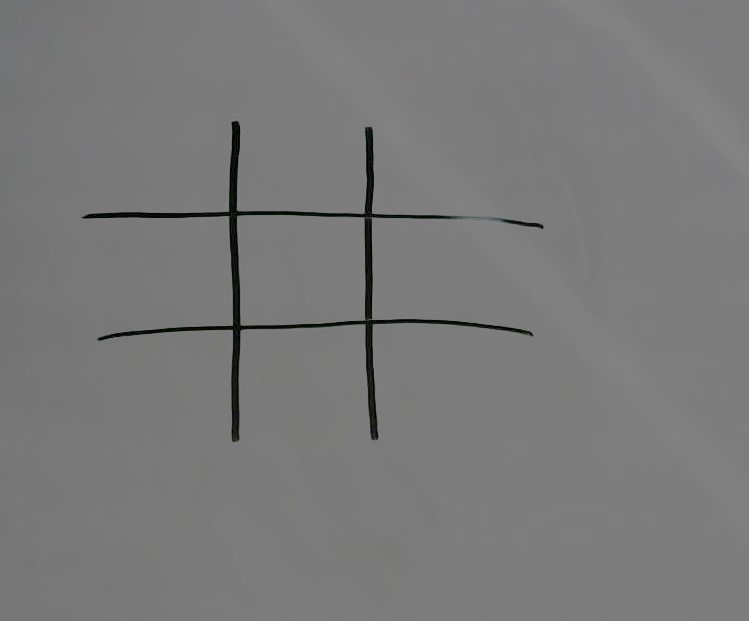
#> input picture images/board1-crop.jpg, 749 x 621 px, given in place of the camera
$ python control_arm.py
#> lines starting #> are read from the running program, lines starting #| are printed output that depends on the picture; after the words box and inside, x2 and y2 are one past the last pixel; in counts of white or black regions, pixels touching at a corner belong together; long printed decimals are rounded
### grid.py
import cv2
import numpy as np

# cap = cv2.VideoCapture('./images/testVid3.mp4')
# cap = cv2.VideoCapture(0)

def canny_edge_detection(frame, shapeframe):
  # Convert the frame to grayscale for edge detection
  gray = cv2.cvtColor(frame, cv2.COLOR_BGR2GRAY)
  # Apply Gaussian blur to reduce noise and smoothen edges
  blurred = cv2.GaussianBlur(src=gray, ksize=(9, 9), sigmaX=0.5)

  # Perform Canny edge detection
  edges = cv2.Canny(blurred, 70, 135)

  # # Turn into thresholded binary
  ret, thresh = cv2.threshold(blurred,125,255, 0)

  # #find and draw contours. RETR_EXTERNAL retrieves only the extreme outer contours
  board, hierarchy = cv2.findContours(thresh, cv2.RETR_EXTERNAL, cv2.CHAIN_APPROX_SIMPLE)
  contours, hierarchy = cv2.findContours(thresh, cv2.RETR_TREE, cv2.CHAIN_APPROX_SIMPLE)

  # Draw outer contours (corners of the board)
  cv2.drawContours(shapeframe, board, -1, (0,255,0), 3)
  cv2.drawContours(shapeframe, contours, -1, (255,0,0), 3)

  return edges, contours


# [4 lines left out: function get_approx_poly, not called in this run]


def detect_board(frame):
  img = frame
  # convert to grayscale
  gray = cv2.cvtColor(img, cv2.COLOR_BGR2GRAY)

  # threshold
  thresh = cv2.threshold(gray, 20, 255, cv2.THRESH_BINARY)[1]

    # apply morphology
  kernel = np.ones((7, 7), np.uint8)
  morph = cv2.morphologyEx(thresh, cv2.MORPH_CLOSE, kernel)
  kernel = np.ones((9, 9), np.uint8)
  morph = cv2.morphologyEx(morph, cv2.MORPH_ERODE, kernel)

  # get largest contour
  contours = cv2.findContours(morph, cv2.RETR_EXTERNAL, cv2.CHAIN_APPROX_NONE)
  contours = contours[0] if len(contours) == 2 else contours[1]
  area_thresh = 0
  for c in contours:
    area = cv2.contourArea(c)
    if area > area_thresh:
      area_thresh = area
      big_contour = c

  # get bounding box
  x, y, w, h = cv2.boundingRect(big_contour)

  # draw filled contour on black background
  mask = np.zeros_like(gray)
  mask = cv2.merge([mask, mask, mask])
  cv2.drawContours(mask, [big_contour], -1, (255, 255, 255), cv2.FILLED)

  # apply mask to input
  result1 = img.copy()
  result1 = cv2.bitwise_and(result1, mask)

  # crop result
  result2 = result1[y:y + h, x:x + w]

  return result2


def findCenterRectangle(contours):
  rects = []
  for contour in contours:
    epsilon = 0.04 * cv2.arcLength(contour, True)
    approx = cv2.approxPolyDP(contour, epsilon, True)
    vertices = len(approx)
    if vertices == 4:
      (x, y, w, h) = cv2.boundingRect(approx)
      rects.append([x, y, w, h])

  rects.sort(key=lambda r: r[2] * r[3])
  print (len(rects))
  return rects[-2]


'''
Determine which tic-tac-toe space an (x, y) coordinate is located in.
x:    x coordinate
y:    y coordinate
grid: array [board, center] where each element is [x, y, w, h] for the respective rectangle
Returns a tuple (r, c) where r is the index of the row and c is the index of the column in the tic-tac-toe grid.
'''
# [119 lines left out: functions findGridCoordinate, readBoard, not called in this run]


# [45 lines of commented-out code are left out]

### control_arm.py
import sys
import time
from interbotix_xs_modules.xs_robot.arm import InterbotixManipulatorXS
import numpy as np
import cv2
import platform
import grid as g

cap = cv2.VideoCapture(0)

import numpy as np


# [79 lines left out: functions best_move, minimax, check_winner, not called in this run]


'''
Takes in an i and j (representing the row and column of the board) and converts it to the robot's reference frame
'''
# [69 lines left out: function move, not called in this run]


    # [31 lines of commented-out code are left out]
def fit_linear_line(pt1_tuple, pt2_tuple):
    x0, y0 = pt1_tuple
    x1, y1 = pt2_tuple

    slope = (y1 - y0) / (x1 - x0)
    """
    point slope form
    y - y0 = m(x - x0)
    y = m(x - x0) + y0
    """
    return lambda x: slope * (x - x0) + y0


def pixel_space_to_robot_frame(pixel_x, pixel_y):
    """
    image wise (in pixels), it will probably be something like

    (0,0)
    _____________
    |           |
    |           |
    |___________|
       (robot)


    robot frame (in meters) is like
          x
          ^
          |
    y <---

    (sourced from https://docs.trossenrobotics.com/interbotix_xsarms_docs/python_ros_interface.html)
    from the top down
    """
    """
    pixel_x, pixel_y robot_x, robot_y
    (100, 150)       (10, 15)
    (200, 250)       (5, 10)

    pixel_x corresponds to robot_y,
    pixel_y corresponds to robot_x

    aka, find best fit between (150, 10) (250, 5) to get robot_x
    best fit between (100, 15) (200, 10) to get robot_y
    """
    # REPLACE THESE VALUES FOR CALIBRATION
    PT_1_PIXEL_X, PT_1_PIXEL_Y = 427, 123
    PT_1_ROBOT_X, PT_1_ROBOT_Y = .5, -.2

    PT_2_PIXEL_X, PT_2_PIXEL_Y = 87, 326
    PT_2_ROBOT_X, PT_2_ROBOT_Y = .3, .2

    robot_x_calibration_funct = fit_linear_line((PT_1_PIXEL_Y, PT_1_ROBOT_X),
                                                (PT_2_PIXEL_Y, PT_2_ROBOT_X))

    robot_y_calibration_funct = fit_linear_line((PT_1_PIXEL_X, PT_1_ROBOT_Y),
                                                (PT_2_PIXEL_X, PT_2_ROBOT_Y))

    return robot_x_calibration_funct(pixel_y), robot_y_calibration_funct(pixel_x)

# 400, 235

import grid

def main():

    gameboard = [['', '', ''],
             ['', '', ''],
             ['', '', '']]


    # [4 lines of commented-out code are left out]
    ret, frame = cap.read()
#> frame is the input picture: shape (621, 749, 3); mean B, G, R 121.6, 121.7, 121.6
    if not ret:
        print("Failed to open camera.")
        sys.exit()
    frame = g.detect_board(frame)
#> in detect_board, `thresh = cv2.threshold(gray, 20, 255, cv2.THRESH_BINARY)[1]`:
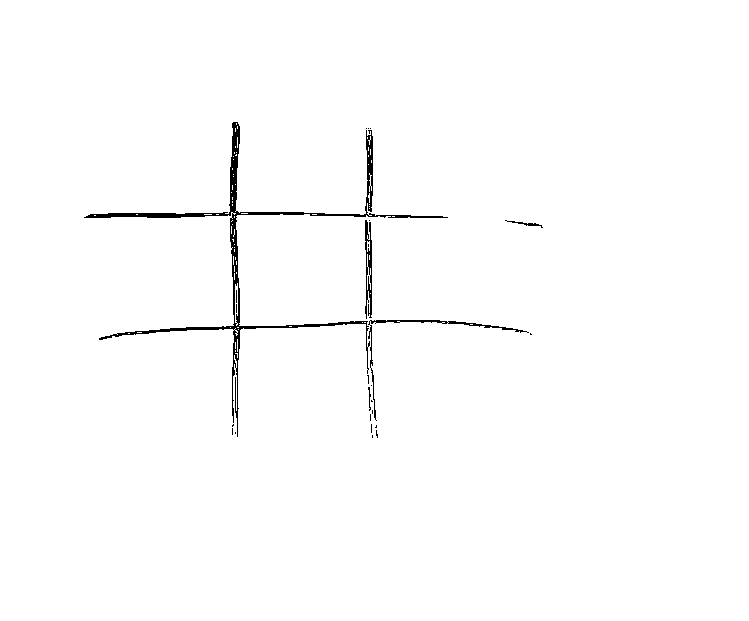
#> thresh: shape (621, 749); 98.9% white; 25 black regions (20 under 20 px), largest, box (x1, y1, x2, y2) and area: (84, 122, 448, 437) 3764, (368, 320, 529, 421) 500, (365, 220, 372, 319) 430, (505, 220, 543, 228) 70, (368, 387, 371, 411) 32
#> in detect_board, `morph = cv2.morphologyEx(thresh, cv2.MORPH_CLOSE, kernel)`:
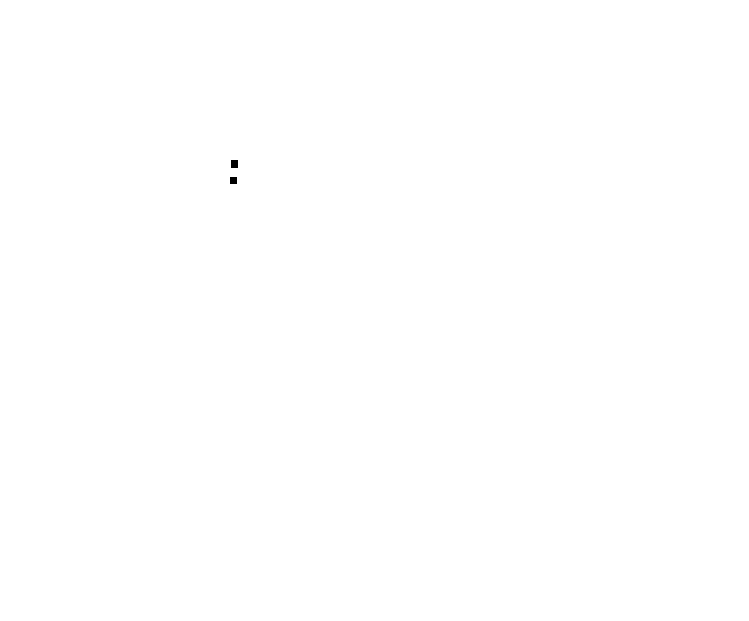
#> morph: shape (621, 749); 100% white; 2 black regions, box (x1, y1, x2, y2) and area: (231, 160, 238, 168) 56, (230, 177, 237, 184) 49
#> in detect_board, `morph = cv2.morphologyEx(morph, cv2.MORPH_ERODE, kernel)`: morph: shape (621, 749); 99.9% white; 2 black regions
#> in detect_board, `contours = cv2.findContours(morph, cv2.RETR_EXTERNAL, cv2.CHAIN_APPROX..`: contours = 1 contour; box (x1, y1, x2, y2) and area: (0, 0, 749, 621) 463760
#> the loop in detect_board, `for c in contours:` made 1 pass
#> (area, area_thresh) on pass 1: (463760, 463760)
#> after the loop in detect_board, `for c in contours:`: area_thresh = 463760; big_contour = contour of 2736 points, box (x1, y1, x2, y2) (0, 0, 749, 621), area 463760
#> in detect_board, `x, y, w, h = cv2.boundingRect(big_contour)`: x = 0; w = 749; h = 621
#> in detect_board, `cv2.drawContours(mask, [big_contour], -1, (255, 255, 255), cv2.FILLED)`: mask: shape (621, 749, 3); every value is 255
    shapeframe = frame.copy()
    edges, contours = g.canny_edge_detection(frame, shapeframe)
#> in canny_edge_detection, `edges = cv2.Canny(blurred, 70, 135)`:
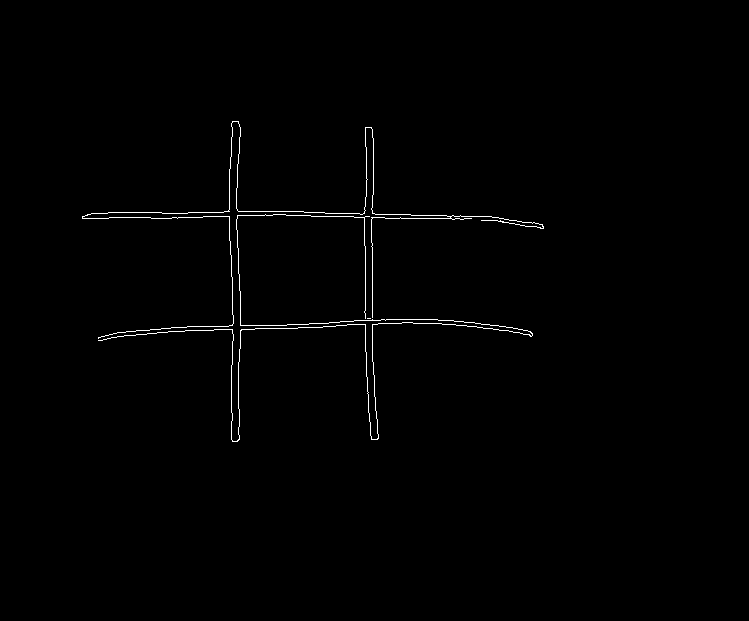
#> edges: shape (621, 749); 0.65% white in thin lines or dots, all inside (x1, y1, x2, y2) = (82, 121, 544, 442)
#> in canny_edge_detection, `ret, thresh = cv2.threshold(blurred,125,255, 0)`:
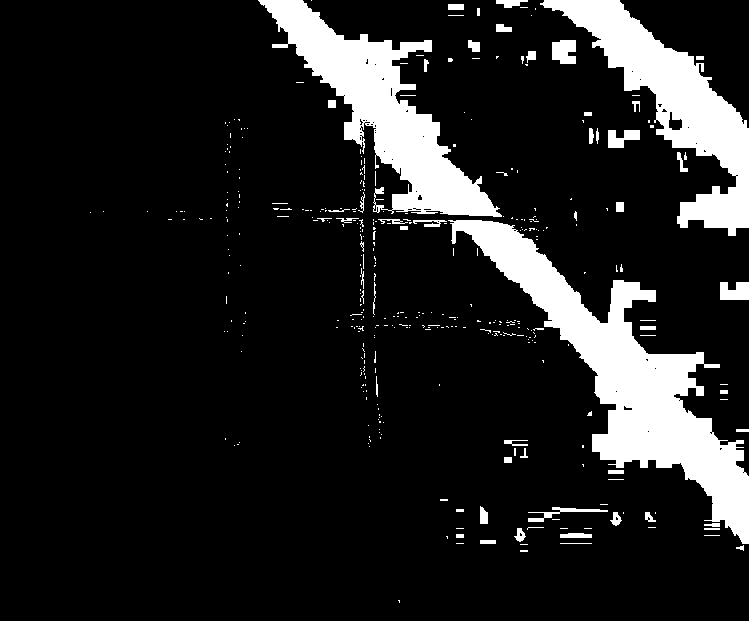
#> thresh: shape (621, 749); 13% white; 383 white regions (330 under 20 px)
#> in canny_edge_detection, `board, hierarchy = cv2.findContours(thresh, cv2.RETR_EXTERNAL, cv2.CHA..`: board = 383 contours, 345 with area under 20; largest, box (x1, y1, x2, y2) and area: (448, 220, 749, 544) 23194, (258, 0, 502, 217) 15754, (540, 0, 749, 236) 14238, (552, 40, 576, 64) 443, (720, 282, 749, 300) 405
#> in canny_edge_detection, `contours, hierarchy = cv2.findContours(thresh, cv2.RETR_TREE, cv2.CHAI..`: contours = 443 contours, 402 with area under 20; largest, box (x1, y1, x2, y2) and area: (448, 220, 749, 544) 23194, (258, 0, 502, 217) 15754, (540, 0, 749, 236) 14238, (552, 40, 576, 64) 443, (720, 282, 749, 300) 405
#> in canny_edge_detection, `cv2.drawContours(shapeframe, contours, -1, (255,0,0), 3)`:
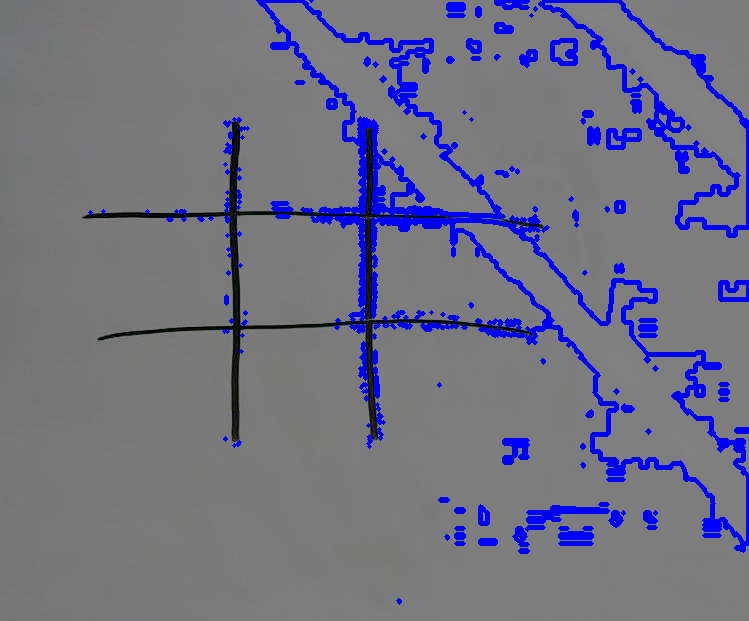
#> shapeframe: shape (621, 749, 3); mean B, G, R 131.5, 112.3, 112.2
    center = g.findCenterRectangle(contours)
#> the loop in findCenterRectangle, `for contour in contours:` made 443 passes
#> (epsilon, approx, vertices, x, y, w, h) on passes 1, 2, 3, 7, 8, 10, 11, 19, 23: (0.217, [[398, 600], [399, 601], [399, 602], [399, 600]], 4, 398, 600, 2, 3), (0.64, [[520, 550], [520, 551], [527, 551], [527, 550]], 4, 520, 550, 8, 2), (0.866, [[743, 545], [736, 547], [736, 548], [743, 550]], 4, 736, 545, 8, 6), (1.44, [[480, 540], [480, 543], [495, 543], [495, 540]], 4, 480, 540, 16, 4), (0.217, [[446, 536], [447, 537], [447, 538], [447, 536]], 4, 446, 536, 2, 3), (0.8, [[456, 534], [456, 537], [463, 537], [463, 534]], 4, 456, 534, 8, 4), (2.75, [[560, 534], [560, 537], [591, 537], [583, 533]], 4, 560, 533, 32, 5), (1.39, [[527, 529], [528, 527], [543, 527], [528, 527]], 4, 527, 527, 17, 3), (1.4, [[645, 512], [645, 519], [655, 521], [649, 512]], 4, 645, 512, 11, 10)
#> (epsilon, vertices, x, y, w, h) on passes 61, 67, 77, 82, 99, 110: (0.57, 4, 587, 411, 5, 5), (0.8, 4, 720, 390, 8, 4), (0.273, 4, 360, 372, 2, 4), (0.217, 4, 542, 360, 2, 3), (0.193, 4, 534, 335, 2, 3), (0.537, 4, 493, 331, 7, 2)
#> after the loop in findCenterRectangle, `for contour in contours:`: rects = 85 items, first 6: [398, 600, 2, 3], [520, 550, 8, 2], [736, 545, 8, 6], [480, 540, 16, 4], [446, 536, 2, 3], [456, 534, 8, 4]
#| 85
#> center = [496, 0, 32, 8]
    board = [0, 0, frame.shape[1], frame.shape[0]]
#> board = [0, 0, 749, 621]
    # print('BOARD:', board)
    # print('CENTER:', center)
    grid = [board, center]
#> grid = [[0, 0, 749, 621], [496, 0, 32, 8]]
    print(f"Raw center coordinates from img: {center}")
#| Raw center coordinates from img: [496, 0, 32, 8]

    ## bottom left point of center square = (x, y) in pixels = (center[0], center[1])
    ## width, height = (dx, dy) in pixels = (center[2], center[3])
    # center = grid.findCenterRectangle(contours)

    center_sqr_top_left_x, center_sqr_top_left_y, center_sqr_top_left_width, center_sqr_top_left_height = center
#> center_sqr_top_left_x = 496; center_sqr_top_left_y = 0; center_sqr_top_left_width = 32; center_sqr_top_left_height = 8

    bottom_right_x, bottom_right_y = pixel_space_to_robot_frame(
        center_sqr_top_left_x + center_sqr_top_left_width,
        center_sqr_top_left_y + center_sqr_top_left_height)
#> bottom_right_x = 0.613; bottom_right_y = -0.319

    center_x, center_y = pixel_space_to_robot_frame(center_sqr_top_left_x, center_sqr_top_left_y)
#> center_x = 0.621; center_y = -0.281

    dx, dy = (center_x - bottom_right_x), (center_y - bottom_right_y)
#> dx = 0.00788; dy = 0.0376
    ## CONVERSION FROM PIXEL SPACE TO ROBOTS FRAME WILL JUST HAPPEN ONCE IN THE BEGINGIN
    print(f"Robot coordinates: {center_x}, {center_y}, {dx}, {dy}")
#| Robot coordinates: 0.6212, -0.2812, 0.007882, 0.03765

    while True:

        ret, frame = cap.read()
        # frame = g.detect_board(frame)
        shapeframe = frame.copy()
        cv2.imshow('Tic Tac Toe! Enter m to move', frame)
        # Perform Canny edge detection on the frame
        edges, contours = g.canny_edge_detection(frame, shapeframe)

        pressed_key = cv2.waitKey(1)
#> (key q is pressed here)
        # s is for scanning and updating board state, m is for actually moving
        # the idea is that we can scan multiple times now, to redraw shapes if necessary
        # before moving
        if pressed_key & 0xFF == ord('s'):
            gameboard = g.readBoard(frame, edges, contours, grid, gameboard) # THIS WILL BE THE FUNCTION THAT UPDATES THE BOARD BASED ON THE CV
            print ("befor robot move")
            for row in gameboard:
                print(row)
        elif pressed_key & 0xFF == ord('m'):
            winner = check_winner(gameboard)
            if winner != "":
                print("Game ended!")
                if winner is None:
                    print("Tie!")
                else:
                    print(f"Winner is {winner}")

                cv2.destroyAllWindows()
                break

            move_coords = best_move(gameboard) # Get the best move for the robot
            if move_coords is not None:
                gameboard[move_coords[0]][move_coords[1]] = 'X'
                print ("after robot move")
                for row in gameboard:
                    print(row)

                move(move_coords[0],  # this is the row (0, 1, 2)
                     move_coords[1],  # this is the col (0, 1, 2)
                     center_x, # this is the bottom left x position of the center square IN ROBOTS FRAME
                     center_y,  # this is the bottom left y position of the center square IN ROBOTS FRAME
                     dx,  # this is the displacement the robot needs to move in the x direction to get to the next square IN ROBOTS FRAME
                     dy)  # this is the displacement the robot needs to move in the y direction to get to the next square IN ROBOTS FRAME
            else:
                print("No valid moves left for the robot.")

        if cv2.waitKey(1) & 0xFF == ord('q'):
#> (key q is pressed here)
            cv2.destroyAllWindows()
            break


if __name__ == '__main__':
    main()
